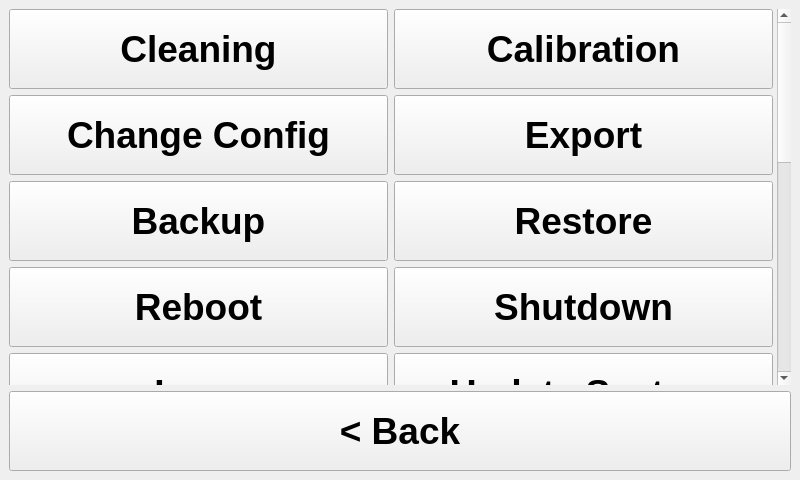
<?xml version="1.0" encoding="UTF-8"?>
<ui version="4.0">
 <class>Optionwindow</class>
 <widget class="QMainWindow" name="Optionwindow">
  <property name="geometry">
   <rect>
    <x>0</x>
    <y>0</y>
    <width>800</width>
    <height>480</height>
   </rect>
  </property>
  <property name="sizePolicy">
   <sizepolicy hsizetype="Fixed" vsizetype="Fixed">
    <horstretch>0</horstretch>
    <verstretch>0</verstretch>
   </sizepolicy>
  </property>
  <property name="minimumSize">
   <size>
    <width>800</width>
    <height>480</height>
   </size>
  </property>
  <property name="maximumSize">
   <size>
    <width>800</width>
    <height>480</height>
   </size>
  </property>
  <property name="cursor">
   <cursorShape>ArrowCursor</cursorShape>
  </property>
  <property name="windowTitle">
   <string>Options</string>
  </property>
  <property name="styleSheet">
   <string notr="true"/>
  </property>
  <widget class="QWidget" name="centralwidget">
   <layout class="QGridLayout" name="gridLayout">
    <item row="5" column="0">
     <widget class="QPushButton" name="button_back">
      <property name="minimumSize">
       <size>
        <width>0</width>
        <height>80</height>
       </size>
      </property>
      <property name="maximumSize">
       <size>
        <width>5000</width>
        <height>300</height>
       </size>
      </property>
      <property name="font">
       <font>
        <pointsize>28</pointsize>
        <bold>true</bold>
       </font>
      </property>
      <property name="text">
       <string>&lt; Back</string>
      </property>
      <property name="cssClass" stdset="0">
       <string>btn-inverted</string>
      </property>
     </widget>
    </item>
    <item row="4" column="0">
     <widget class="QScrollArea" name="scrollArea">
      <property name="frameShape">
       <enum>QFrame::NoFrame</enum>
      </property>
      <property name="frameShadow">
       <enum>QFrame::Plain</enum>
      </property>
      <property name="lineWidth">
       <number>1</number>
      </property>
      <property name="widgetResizable">
       <bool>true</bool>
      </property>
      <widget class="QWidget" name="scrollAreaWidgetContents">
       <property name="geometry">
        <rect>
         <x>0</x>
         <y>0</y>
         <width>765</width>
         <height>942</height>
        </rect>
       </property>
       <layout class="QVBoxLayout" name="verticalLayout_3">
        <property name="leftMargin">
         <number>0</number>
        </property>
        <property name="topMargin">
         <number>0</number>
        </property>
        <property name="rightMargin">
         <number>4</number>
        </property>
        <property name="bottomMargin">
         <number>0</number>
        </property>
        <item>
         <layout class="QGridLayout" name="gridLayout_2">
          <item row="1" column="0">
           <widget class="QPushButton" name="button_config">
            <property name="minimumSize">
             <size>
              <width>0</width>
              <height>80</height>
             </size>
            </property>
            <property name="maximumSize">
             <size>
              <width>5000</width>
              <height>300</height>
             </size>
            </property>
            <property name="font">
             <font>
              <pointsize>28</pointsize>
              <bold>true</bold>
             </font>
            </property>
            <property name="text">
             <string>Change Config</string>
            </property>
            <property name="cssClass" stdset="0">
             <string>btn-inverted</string>
            </property>
           </widget>
          </item>
          <item row="0" column="1">
           <widget class="QPushButton" name="button_calibration">
            <property name="minimumSize">
             <size>
              <width>0</width>
              <height>80</height>
             </size>
            </property>
            <property name="maximumSize">
             <size>
              <width>5000</width>
              <height>300</height>
             </size>
            </property>
            <property name="font">
             <font>
              <pointsize>28</pointsize>
              <bold>true</bold>
             </font>
            </property>
            <property name="text">
             <string>Calibration</string>
            </property>
            <property name="cssClass" stdset="0">
             <string>btn-inverted</string>
            </property>
           </widget>
          </item>
          <item row="0" column="0">
           <widget class="QPushButton" name="button_clean">
            <property name="minimumSize">
             <size>
              <width>0</width>
              <height>80</height>
             </size>
            </property>
            <property name="maximumSize">
             <size>
              <width>5000</width>
              <height>300</height>
             </size>
            </property>
            <property name="font">
             <font>
              <pointsize>28</pointsize>
              <bold>true</bold>
             </font>
            </property>
            <property name="text">
             <string>Cleaning</string>
            </property>
            <property name="cssClass" stdset="0">
             <string>btn-inverted</string>
            </property>
           </widget>
          </item>
          <item row="7" column="1">
           <widget class="QPushButton" name="button_check_internet">
            <property name="minimumSize">
             <size>
              <width>0</width>
              <height>80</height>
             </size>
            </property>
            <property name="maximumSize">
             <size>
              <width>5000</width>
              <height>300</height>
             </size>
            </property>
            <property name="font">
             <font>
              <pointsize>28</pointsize>
              <bold>true</bold>
             </font>
            </property>
            <property name="text">
             <string>Check Internet</string>
            </property>
           </widget>
          </item>
          <item row="4" column="1">
           <widget class="QPushButton" name="button_update_system">
            <property name="minimumSize">
             <size>
              <width>0</width>
              <height>80</height>
             </size>
            </property>
            <property name="maximumSize">
             <size>
              <width>5000</width>
              <height>300</height>
             </size>
            </property>
            <property name="font">
             <font>
              <pointsize>28</pointsize>
              <bold>true</bold>
             </font>
            </property>
            <property name="text">
             <string>Update System</string>
            </property>
           </widget>
          </item>
          <item row="6" column="0" colspan="2">
           <widget class="QPushButton" name="button_update_software">
            <property name="minimumSize">
             <size>
              <width>0</width>
              <height>80</height>
             </size>
            </property>
            <property name="maximumSize">
             <size>
              <width>5000</width>
              <height>300</height>
             </size>
            </property>
            <property name="font">
             <font>
              <pointsize>28</pointsize>
              <bold>true</bold>
             </font>
            </property>
            <property name="text">
             <string>Update CocktailBerry Software</string>
            </property>
            <property name="cssClass" stdset="0">
             <string>btn-inverted</string>
            </property>
           </widget>
          </item>
          <item row="8" column="1">
           <widget class="QPushButton" name="button_rfid">
            <property name="enabled">
             <bool>false</bool>
            </property>
            <property name="minimumSize">
             <size>
              <width>0</width>
              <height>80</height>
             </size>
            </property>
            <property name="maximumSize">
             <size>
              <width>5000</width>
              <height>300</height>
             </size>
            </property>
            <property name="font">
             <font>
              <pointsize>28</pointsize>
              <bold>true</bold>
             </font>
            </property>
            <property name="text">
             <string>Write RFID</string>
            </property>
           </widget>
          </item>
          <item row="2" column="1">
           <widget class="QPushButton" name="button_restore">
            <property name="minimumSize">
             <size>
              <width>0</width>
              <height>80</height>
             </size>
            </property>
            <property name="maximumSize">
             <size>
              <width>5000</width>
              <height>300</height>
             </size>
            </property>
            <property name="font">
             <font>
              <pointsize>28</pointsize>
              <bold>true</bold>
             </font>
            </property>
            <property name="text">
             <string>Restore</string>
            </property>
           </widget>
          </item>
          <item row="7" column="0">
           <widget class="QPushButton" name="button_wifi">
            <property name="minimumSize">
             <size>
              <width>0</width>
              <height>80</height>
             </size>
            </property>
            <property name="maximumSize">
             <size>
              <width>5000</width>
              <height>300</height>
             </size>
            </property>
            <property name="font">
             <font>
              <pointsize>28</pointsize>
              <bold>true</bold>
             </font>
            </property>
            <property name="text">
             <string>WiFi</string>
            </property>
           </widget>
          </item>
          <item row="1" column="1">
           <widget class="QPushButton" name="button_export">
            <property name="minimumSize">
             <size>
              <width>0</width>
              <height>80</height>
             </size>
            </property>
            <property name="maximumSize">
             <size>
              <width>5000</width>
              <height>300</height>
             </size>
            </property>
            <property name="font">
             <font>
              <pointsize>28</pointsize>
              <bold>true</bold>
             </font>
            </property>
            <property name="text">
             <string>Export</string>
            </property>
           </widget>
          </item>
          <item row="4" column="0">
           <widget class="QPushButton" name="button_logs">
            <property name="minimumSize">
             <size>
              <width>0</width>
              <height>80</height>
             </size>
            </property>
            <property name="maximumSize">
             <size>
              <width>5000</width>
              <height>300</height>
             </size>
            </property>
            <property name="font">
             <font>
              <pointsize>28</pointsize>
              <bold>true</bold>
             </font>
            </property>
            <property name="text">
             <string>Logs</string>
            </property>
           </widget>
          </item>
          <item row="3" column="1">
           <widget class="QPushButton" name="button_shutdown">
            <property name="minimumSize">
             <size>
              <width>0</width>
              <height>80</height>
             </size>
            </property>
            <property name="maximumSize">
             <size>
              <width>5000</width>
              <height>300</height>
             </size>
            </property>
            <property name="font">
             <font>
              <pointsize>28</pointsize>
              <bold>true</bold>
             </font>
            </property>
            <property name="text">
             <string>Shutdown</string>
            </property>
           </widget>
          </item>
          <item row="2" column="0">
           <widget class="QPushButton" name="button_backup">
            <property name="minimumSize">
             <size>
              <width>0</width>
              <height>80</height>
             </size>
            </property>
            <property name="maximumSize">
             <size>
              <width>5000</width>
              <height>300</height>
             </size>
            </property>
            <property name="font">
             <font>
              <pointsize>28</pointsize>
              <bold>true</bold>
             </font>
            </property>
            <property name="text">
             <string>Backup</string>
            </property>
           </widget>
          </item>
          <item row="8" column="0">
           <widget class="QPushButton" name="button_addons">
            <property name="minimumSize">
             <size>
              <width>0</width>
              <height>80</height>
             </size>
            </property>
            <property name="maximumSize">
             <size>
              <width>5000</width>
              <height>300</height>
             </size>
            </property>
            <property name="font">
             <font>
              <pointsize>28</pointsize>
              <bold>true</bold>
             </font>
            </property>
            <property name="text">
             <string>Addons</string>
            </property>
           </widget>
          </item>
          <item row="3" column="0">
           <widget class="QPushButton" name="button_reboot">
            <property name="minimumSize">
             <size>
              <width>0</width>
              <height>80</height>
             </size>
            </property>
            <property name="maximumSize">
             <size>
              <width>5000</width>
              <height>300</height>
             </size>
            </property>
            <property name="font">
             <font>
              <pointsize>28</pointsize>
              <bold>true</bold>
             </font>
            </property>
            <property name="text">
             <string>Reboot</string>
            </property>
           </widget>
          </item>
          <item row="5" column="0" colspan="2">
           <widget class="QPushButton" name="button_resources">
            <property name="minimumSize">
             <size>
              <width>0</width>
              <height>80</height>
             </size>
            </property>
            <property name="maximumSize">
             <size>
              <width>5000</width>
              <height>300</height>
             </size>
            </property>
            <property name="font">
             <font>
              <pointsize>28</pointsize>
              <bold>true</bold>
             </font>
            </property>
            <property name="text">
             <string>System Resource Usage</string>
            </property>
           </widget>
          </item>
          <item row="9" column="0">
           <widget class="QPushButton" name="button_news">
            <property name="minimumSize">
             <size>
              <width>0</width>
              <height>80</height>
             </size>
            </property>
            <property name="maximumSize">
             <size>
              <width>5000</width>
              <height>300</height>
             </size>
            </property>
            <property name="font">
             <font>
              <pointsize>28</pointsize>
              <bold>true</bold>
             </font>
            </property>
            <property name="text">
             <string>News</string>
            </property>
           </widget>
          </item>
          <item row="10" column="0" colspan="2">
           <widget class="QPushButton" name="button_about">
            <property name="minimumSize">
             <size>
              <width>0</width>
              <height>80</height>
             </size>
            </property>
            <property name="maximumSize">
             <size>
              <width>5000</width>
              <height>300</height>
             </size>
            </property>
            <property name="font">
             <font>
              <pointsize>28</pointsize>
              <bold>true</bold>
             </font>
            </property>
            <property name="text">
             <string>About CocktailBerry</string>
            </property>
           </widget>
          </item>
          <item row="9" column="1">
           <widget class="QPushButton" name="button_sumup">
            <property name="minimumSize">
             <size>
              <width>0</width>
              <height>80</height>
             </size>
            </property>
            <property name="maximumSize">
             <size>
              <width>5000</width>
              <height>300</height>
             </size>
            </property>
            <property name="font">
             <font>
              <pointsize>28</pointsize>
              <bold>true</bold>
             </font>
            </property>
            <property name="text">
             <string>SumUp Setup</string>
            </property>
           </widget>
          </item>
         </layout>
        </item>
       </layout>
      </widget>
     </widget>
    </item>
   </layout>
  </widget>
 </widget>
 <resources/>
 <connections/>
</ui>
